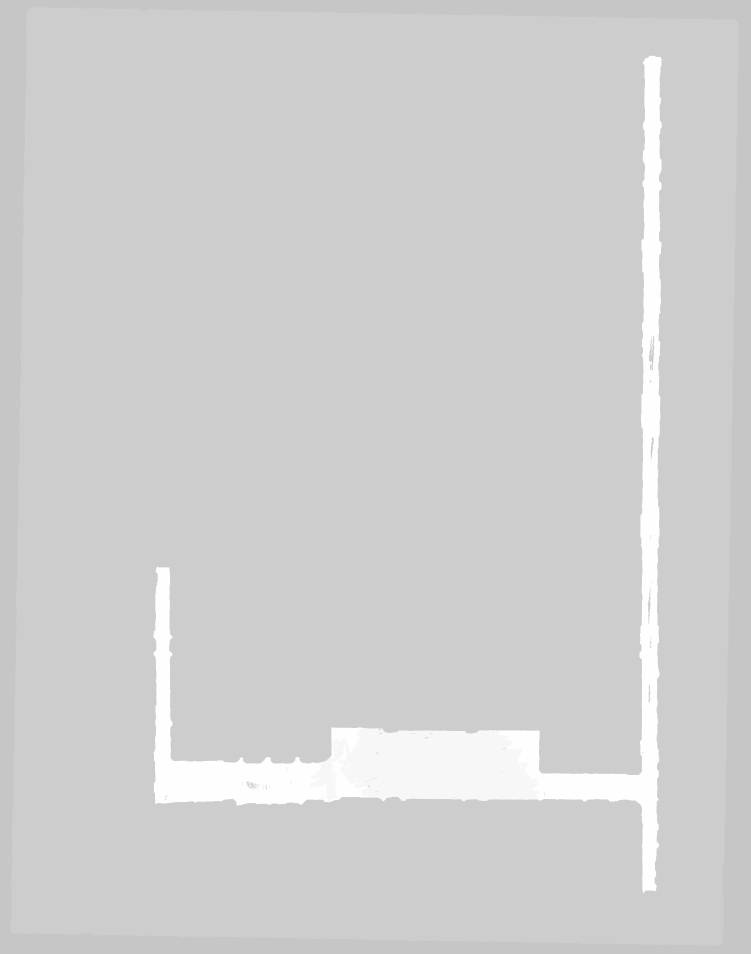
#> input picture wifiServer/map/mymap1cost.pgm, 1501 x 1908 px, given in place of mymap1cost.bmp, which was not available (shown at 1/2 size)
$ python Astar.py
#> lines starting #> are read from the running program, lines starting #| are printed output that depends on the picture
# -*- coding: utf-8 -*-

import numpy as np
from heapq import heappush, heappop
import scipy.io as scio
from multiprocessing import Pool
from functools import partial
# [4 lines left out: function heuristic_cost_estimate, not called in this run]


def dist_between(a, b):
    return (b[0] - a[0]) ** 2 + (b[1] - a[1]) ** 2


# [63 lines left out: functions reconstruct_path, astar, not called in this run]

from PIL import Image
import matplotlib.pyplot as plt

glist=np.loadtxt("list.txt", dtype=float, delimiter=' ')
img = Image.open('E:/project/PycharmProjects/wifiServer/6b/map/mymap1cost.bmp')
#> img is the input picture: PIL image 1501x1908 L; min 188, max 255, mean 207.1
map = np.array(img)  # 图像转化为二维数组
map = map[::-1]
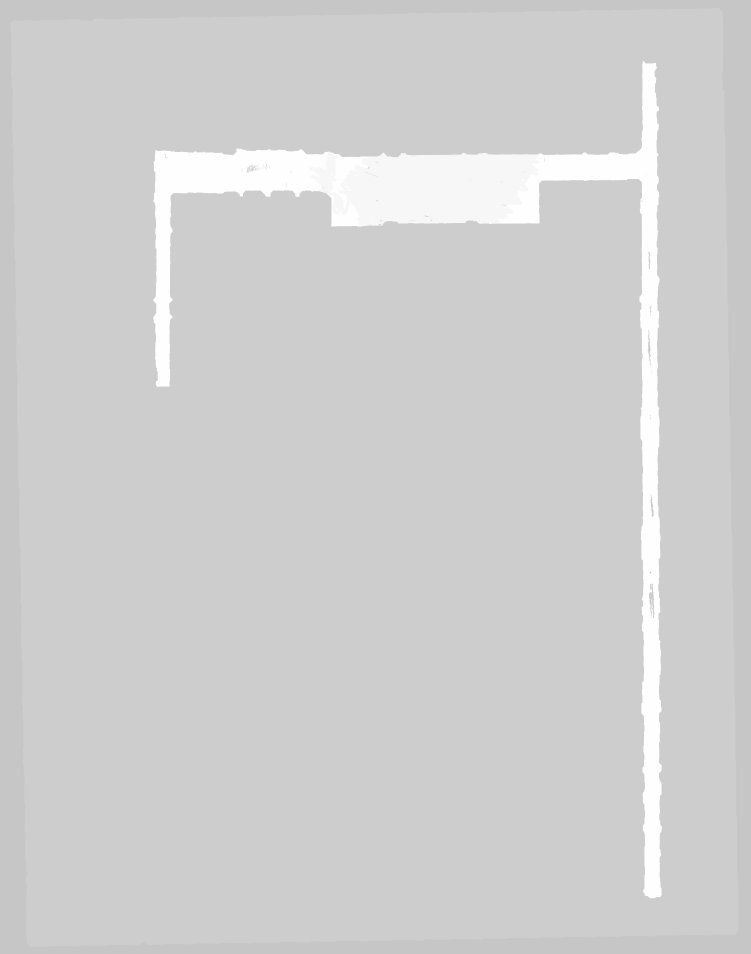
#> map: shape (1908, 1501) (shown at 1/2 size); min 188, max 255, mean 207.1
scale = 10
mat= np.zeros([len(glist),len(glist)])

def astarList(index_list):
    i=index_list[0]
    j=index_list[1]
    # [4 lines of commented-out code are left out]
    dist = np.linalg.norm(glist[i, :2]-glist[j, :2])
    if dist<=0.7*8:
        cost = sum(abs(glist[i, :2]-glist[j, :2]))
    else:
        cost = 10000
    mat[i,j]=cost
    mat[j,i]=cost

if __name__ == "__main__":


    input_list=[]
    for i in range(0,len(glist)-1):
        for j in range(i+1,len(glist)):
            input_list.append([i,j])
            # [15 lines of commented-out code are left out]
    for l in range(len(input_list)):
        astarList(input_list[l])

    np.savetxt("jacantMat.csv", np.array(mat), fmt='%f', delimiter=',', newline='\r\n')

$ run again, with wifiServer/map/mymap.bmp saved as wifiServer/map/mymap1cost.pgm
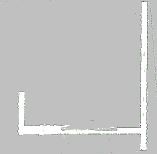
#> input picture wifiServer/map/mymap.bmp, 157 x 154 px, given in place of mymap1cost.bmp, which was not available
#> img is the input picture: PIL image 157x154 P; mean R, G, B 195.4, 195.8, 195.4
#> `map = np.array(img)`:
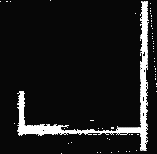
#> map: shape (154, 157); min 7, max 255, mean 27.2
#> `map = map[::-1]`:
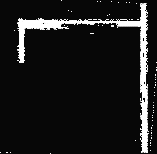
#> map: shape (154, 157); min 7, max 255, mean 27.2
